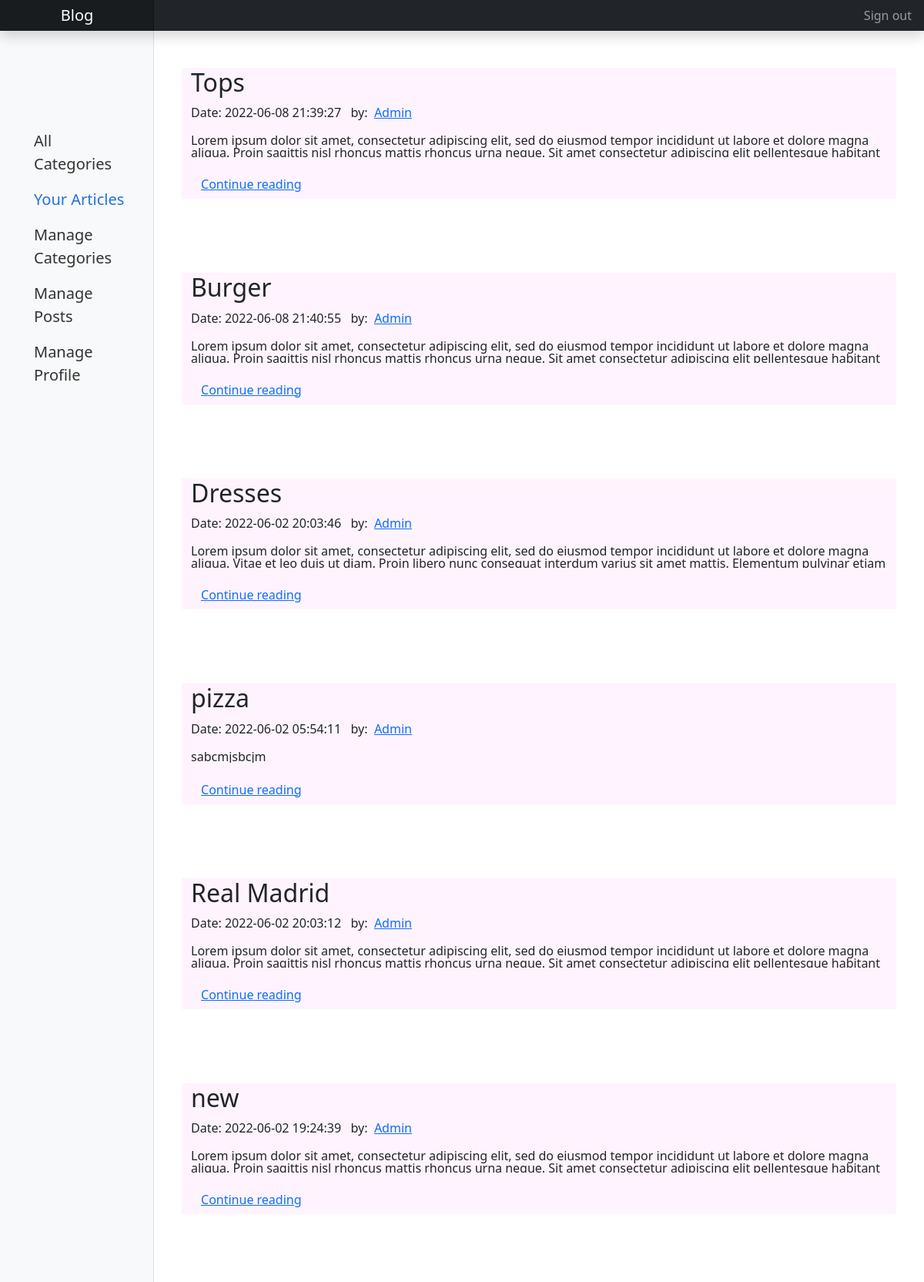
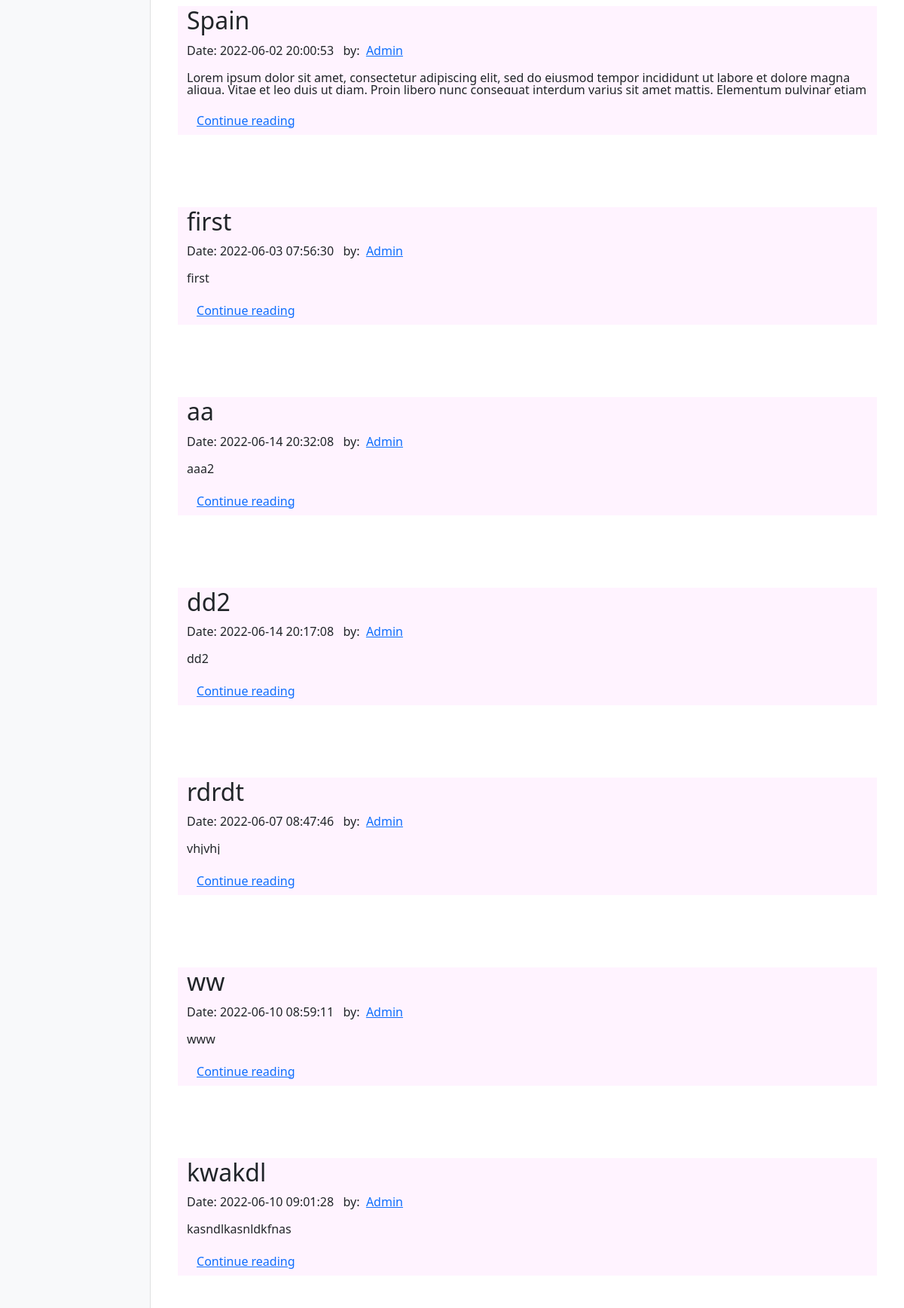
The page /?url=/pages/yourArticles (signed in, upper part) on the database its author committed (2 pictures, top to bottom).
### tables this page shows
CREATE TABLE `posts` (
  `postID` int(11) NOT NULL,
  `userID` int(11) NOT NULL,
  `title` varchar(255) NOT NULL,
  `image` varchar(255) NOT NULL,
  `body` text NOT NULL,
  `published` tinyint(1) NOT NULL,
  `createdAt` timestamp NOT NULL DEFAULT CURRENT_TIMESTAMP ON UPDATE CURRENT_TIMESTAMP
);

CREATE TABLE `users` (
  `userID` int(11) NOT NULL,
  `username` varchar(255) NOT NULL,
  `email` varchar(255) NOT NULL,
  `type` varchar(255) NOT NULL,
  `password` varchar(255) NOT NULL
);

### controllers/Pages.php (called while the page is built, shortened)
<?php
class Pages extends Controller {
    public function yourArticles() {
        $this->view('yourArticles');
    }
}

### utility/core.php (called while the page is built, shortened)
<?php
  class Core {
    protected $currentMethod = 'index';
    public function __construct(){
      $url = $this->getUrl();
      if(file_exists('controllers/' . ucwords($url[0]). '.php')){
        unset($url[0]);
      }
      $this->currentController = new $this->currentController;
      if(isset($url[1])){
        if(method_exists($this->currentController, $url[1])){
          $this->currentMethod = $url[1];
          unset($url[1]);
        }
      }
      $this->params = $url ? array_values($url) : [];
      call_user_func_array([$this->currentController, $this->currentMethod], $this->params);
    }
    public function getUrl(){
      if(isset($_GET['url'])){
        $url = rtrim($_GET['url'], '/');
        $url = filter_var($url, FILTER_SANITIZE_URL);
        $url = array_values(array_filter(explode('/', $url), function ($str) {
          return !empty($str);
        }));
        return $url;
      }
    }
  }

### require.php (called while the page is built, shortened)
<?php
require_once './utility/core.php';
require_once('./controllers/get.php');
$init = new Core();

### index.php (called while the page is built)
<?php
    require_once 'require.php';

### controllers/get.php (called while the page is built, shortened)
<?php
function getPostByYou($userID)
{
    $database = new Database();
    $db = $database->getConnection();
    $sql = "SELECT users.username, posts.title, posts.postID, posts.body, posts.createdAt, posts.published, posts.image FROM users INNER JOIN posts ON users.userID=posts.userID WHERE posts.userID=$userID";
    $result = $db->query($sql);
    while ($row = $result->fetchAll(PDO::FETCH_ASSOC)) {
        return $row;
    }
}

### views/yourArticles.php (the view, shortened to what this page needs)
<?php require_once('./controllers/get.php');
?>
<!DOCTYPE html>
<html lang="en">
<head>
    <link rel="stylesheet" href="https://cdn.jsdelivr.net/npm/bootstrap-icons@1.8.1/font/bootstrap-icons.css">
    <link href="http://localhost:8012/blog/css/main.min.css?ts=<?= time() ?>" rel="stylesheet">
</head>
<body>
    <body>
        <header class="navbar navbar-dark sticky-top bg-dark flex-md-nowrap p-0 shadow">
            <a class="navbar-brand col-12 col-md-3 col-lg-2 me-0 px-3 text-center" href="http://localhost:8012/blog">Blog</a>
            <div class="navbar-nav">
                <div class="nav-item text-nowrap">
                    <?php if (isset($_SESSION['user']['type'])) { ?> <a class="nav-link px-3" href="http://localhost:8012/blog/?url=/users/logout">Sign out</a> <?php } else { ?>
                        <a class="nav-link px-3" href="http://localhost:8012/blog/?url=/users/logout">Sign in</a> <?php } ?>
                </div>
            </div>
        </header>
        <div class="container-fluid">
            <div class="row">
                <nav id="sidebarMenu" class="col-md-3 col-lg-2 d-md-block bg-light sidebar collapse">
                    <div class="position-sticky pt-3">
                        <ul class="nav flex-column fs-5 pt-lg-5 my-5 ps-lg-3">
                            <li class="nav-item">
                                <a class="nav-link" href="http://localhost:8012/blog/?url=/pages/categories">
                                    All Categories
                                </a>
                            </li>
                            <?php if (isset($_SESSION['user']['type'])) { ?>
                                <li class="nav-item">
                                    <a class="nav-link active" aria-current="page" href="http://localhost:8012/blog/?url=/pages/yourArticles">
                                        Your Articles
                                    </a>
                                </li>
                                <li class="nav-item">
                                    <a class="nav-link" href="http://localhost:8012/blog/?url=/pages/ManageCategories">
                                        Manage Categories
                                    </a>
                                </li>
                                <li class="nav-item">
                                    <a class="nav-link" href="http://localhost:8012/blog/?url=/pages/ManagePosts">
                                        Manage Posts
                                    </a>
                                </li>
                                <li class="nav-item">
                                    <a class="nav-link" href="#">
                                        Manage Profile
                                    </a>
                                </li>
                            <?php } ?>
                        </ul>
                    </div>
                </nav>
                <main class="col-md-9 ms-sm-auto col-lg-10 px-md-4">
                    <?php if (isset($_SESSION['user']['type'])) { ?>
                        <?php
                        $userID = $_SESSION['user']['userID'];
                        $posts = getPostByYou($userID);
                        ?>
                        <section>
                            <div class="container-fluid">
                                <div class="row">
                                    <?php if (sizeof($posts) > 0) {
                                        foreach ($posts as $post) : ?>
                                            <article class="blog-post my-5 cardcolor">
                                                <h2 class="blog-post-title"><?php echo $post['title'] ?></h2>
                                                <p class="blog-post-meta"><?php echo 'Date:&nbsp;' . $post['createdAt'] . '&nbsp;&nbsp; by: &nbsp;' ?><a href="#"><?php echo $post['username'] ?></a></p>
                                                <p class="text"><?php echo $post['body']; ?></p>
                                                <button type="button" data-bs-target="#continueReading<?php echo $post['postID'] ?>" data-bs-toggle="modal" class="btn btn-link">Continue reading</button>
                                            </article>
                                        <?php endforeach ?>
                                    <?php } else { ?>
                                        <p class="h1 text-primary fw-bold text-center my-5"> No Articles Yet!</p>
                                    <?php } ?>
                                </div>
                            </div>
                        </section>
                    <?php } else { ?>
                        <p>Sign in</p>
                    <?php } ?>
                </main>
            </div>
        </div>
    </body>
</html>

### rows shown on the page
posts: title "Tops", createdAt "2022-06-08 21:39:27", userID.username "Admin", body "Lorem ipsum dolor sit amet, consectetur adipiscing elit, sed do eiusmod tempor incididunt ut labore et dolore magna aliqua. Proin sagittis nisl rhoncus mattis rhoncus urna neque. Sit amet consectetur adipiscing elit pellentesque habitant…"
posts: title "Burger", createdAt "2022-06-08 21:40:55", userID.username "Admin", body "Lorem ipsum dolor sit amet, consectetur adipiscing elit, sed do eiusmod tempor incididunt ut labore et dolore magna aliqua. Proin sagittis nisl rhoncus mattis rhoncus urna neque. Sit amet consectetur adipiscing elit pellentesque habitant…"
posts: title "Dresses", createdAt "2022-06-02 20:03:46", userID.username "Admin", body "Lorem ipsum dolor sit amet, consectetur adipiscing elit, sed do eiusmod tempor incididunt ut labore et dolore magna aliqua. Vitae et leo duis ut diam. Proin libero nunc consequat interdum varius sit amet mattis. Elementum pulvinar etiam…"
posts: title "pizza", createdAt "2022-06-02 05:54:11", userID.username "Admin", body "sabcmjsbcjm"
posts: title "Real Madrid", createdAt "2022-06-02 20:03:12", userID.username "Admin", body "Lorem ipsum dolor sit amet, consectetur adipiscing elit, sed do eiusmod tempor incididunt ut labore et dolore magna aliqua. Proin sagittis nisl rhoncus mattis rhoncus urna neque. Sit amet consectetur adipiscing elit pellentesque habitant…"
posts: title "new", createdAt "2022-06-02 19:24:39", userID.username "Admin", body "Lorem ipsum dolor sit amet, consectetur adipiscing elit, sed do eiusmod tempor incididunt ut labore et dolore magna aliqua. Proin sagittis nisl rhoncus mattis rhoncus urna neque. Sit amet consectetur adipiscing elit pellentesque habitant…"
posts: title "Spain", createdAt "2022-06-02 20:00:53", userID.username "Admin", body "Lorem ipsum dolor sit amet, consectetur adipiscing elit, sed do eiusmod tempor incididunt ut labore et dolore magna aliqua. Vitae et leo duis ut diam. Proin libero nunc consequat interdum varius sit amet mattis. Elementum pulvinar etiam…"
posts: title "first", createdAt "2022-06-03 07:56:30", userID.username "Admin", body "first"
posts: title "aa", createdAt "2022-06-14 20:32:08", userID.username "Admin", body "aaa2"
posts: title "dd2", createdAt "2022-06-14 20:17:08", userID.username "Admin", body "dd2"
posts: title "rdrdt", createdAt "2022-06-07 08:47:46", userID.username "Admin", body "vhjvhj"
posts: title "ww", createdAt "2022-06-10 08:59:11", userID.username "Admin", body "www"
posts: title "kwakdl", createdAt "2022-06-10 09:01:28", userID.username "Admin", body "kasndlkasnldkfnas"
